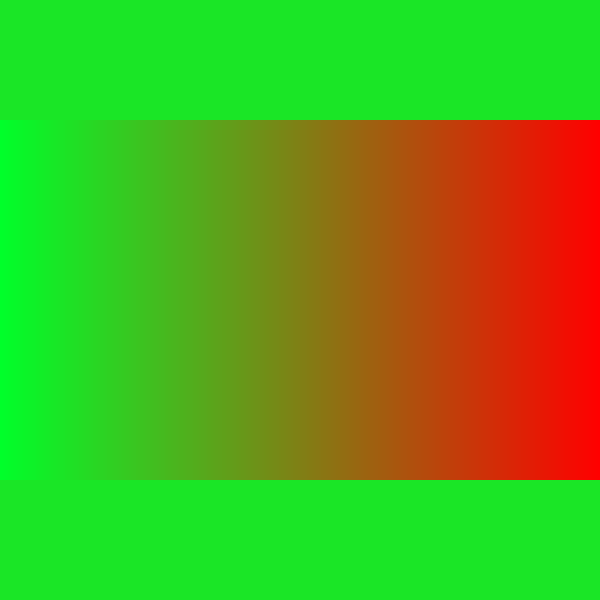
Frame 1 (no input)
Frame 60 (the mouse pressed at the canvas centre just before this capture): identical to frame 1, image omitted
Frame 120 (the mouse held since frame 60 and released just before this capture): identical to frame 1, image omitted

The Processing sketch that drew this single still picture (run headless with seeded random() and noise(); from frame 60 on, the mouse is pressed at the canvas centre):

// Processing sketch: GradientColors
// ── GradientColors.pde
// Soldan sağa yeşilden kırmızıya degrade çizer.
// Üst ve alt kenarlara arka plan rengiyle ince bant ekler.

int i;
color[] gradientColors = { #00ff2a, #ff0000 }; // Başlangıç ve bitiş rengi
color bgColor = lerpColor(gradientColors[0], gradientColors[1], 0.1); // Bant rengi

void setup() {
  size(600, 600);
}

void draw() {
  // Her sütun için ara rengi hesapla ve dikey çizgi çiz
  for (i = 0; i < width; i++) {
    float t = map(i, 0, width - 1, 0, 1); // Her sütunu 0-1 arasına normalize et
    color gradient = lerpColor(gradientColors[0], gradientColors[1], t);
    stroke(gradient);
    line(i, 0, i, height);
  }

  // Üst ve alt kenara arka plan rengiyle ince bant çiz
  fill(bgColor);
  noStroke();
  rect(0, 0,          width, height/5);
  rect(0, height*4/5, width, height/5);
}
